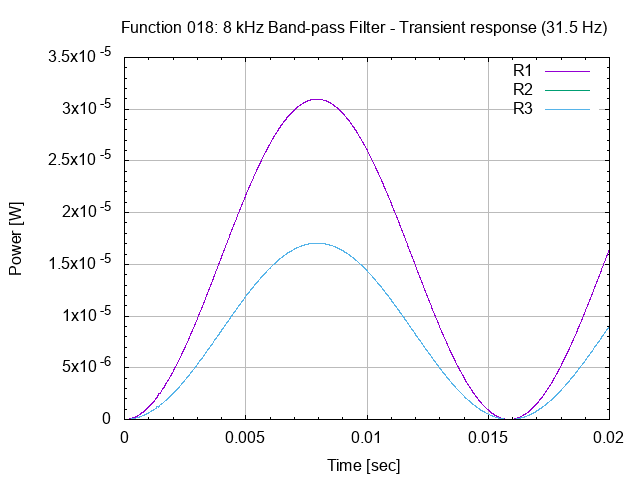

Write gnuplot code to recreate this figure.
# set terminal
set term png

# set graph
set output "26.018.00.03.03.png"
set title "Function 018: 8 kHz Band-pass Filter - Transient response (31.5 Hz)"

# setup Y-axis
set grid ytics lt 1 lw 1 lc rgb "#bbbbbb"
set mytics
set ylabel "Power [W]"

# setup X-axis
set grid xtics lt 1 lw 1 lc rgb "#bbbbbb"
set mxtics
set xrange [0:0.02]
set xlabel "Time [sec]"

# setup plot style
set style data lines
plot '26.018.00.03.03.dat' using 1:2 title "R1", \
     '26.018.00.03.03.dat' using 1:3 title "R2", \
     '26.018.00.03.03.dat' using 1:4 title "R3"

# set output back to default
set output

# reset terminal type
set terminal pop
